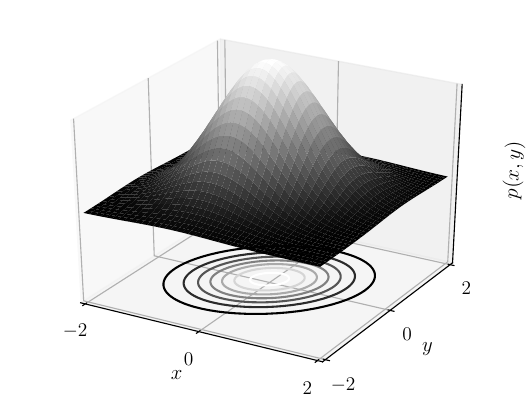

Write Python code to recreate this figure.

from matplotlib import rc
rc('font',**{'family':'sans-serif','sans-serif':['Helvetica']})
## for Palatino and other serif fonts use:
#rc('font',**{'family':'serif','serif':['Palatino']})
rc('text', usetex=True)

import matplotlib.pyplot as plt
import numpy as np
import matplotlib.mlab as mlab
import math
from matplotlib.backends.backend_pdf import PdfPages

from mpl_toolkits.mplot3d import axes3d
import matplotlib.pyplot as plt
from matplotlib import cm
import numpy as np 



fig = plt.figure()
ax = fig.gca(projection='3d')
X, Y, Z = axes3d.get_test_data(1)

X = np.arange(-2, 2, 0.025)
Y = np.arange(-2, 2, 0.025)
X, Y = np.meshgrid(X, Y)

Z = np.exp(-(X**2 + Y**2 - .5*X*Y))*1.5


ax.plot_surface(X, Y, Z, alpha=1, cmap=cm.gray)
cset = ax.contour(X, Y, Z, zdir='z', offset=-1, cmap=cm.gray)

ax.set_xlabel('$x$', fontsize = 15)
ax.set_xlim(-2, 2)
ax.set_ylabel('$y$', fontsize =15)
ax.set_ylim(-2, 2)

ax.set_zlabel('$p(x, y)$', fontsize = 15)

# ax.set_title('bivariate normal distribution', fontsize = 15)
ax.set_zlim(-1, 1)
ax.set_zticks([])
ax.set_xticks([-2,  0,  2])
ax.set_yticks([-2,  0,  2])
# plt.axis('equal')
# ax.auto_scale_xyz([0, 500], [0, 500], [0, 0.15])
# plt.savefig('aa.png')

plt.tick_params(axis='both', which='major', labelsize=14)

with PdfPages('bi_norm.pdf') as pdf:
    pdf.savefig(bbox_inches='tight')
# plt.savefig('aa.png')
# plt.savefig('bi_norm.p')
plt.show()



plt.show()

